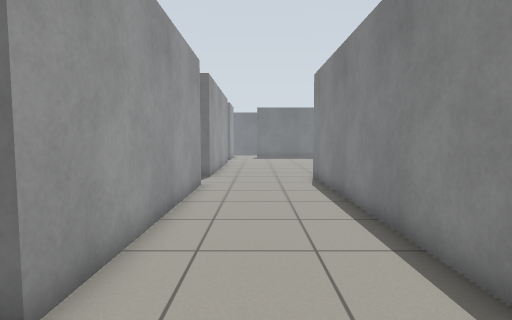
View 1 (above)

24 first-person views from a walk through a Gazebo world. The camera is 0.94 m above the floor, tilts 4° down and sees 80° across. The floor is counted in squares, 0.5 m on a side. Each view is taken from the middle of a square. On the plan, view 1 faces up. The plan holds only what a view shows up to about 16 squares ahead; the rest is blank. The place goes on beyond the plan.

View 2
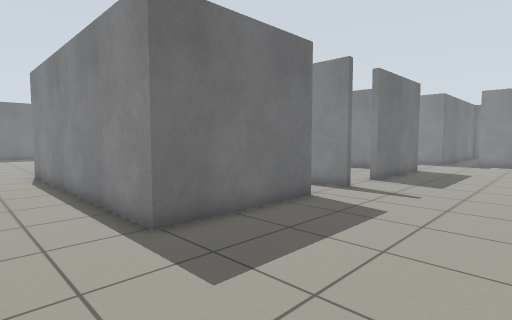

View 3
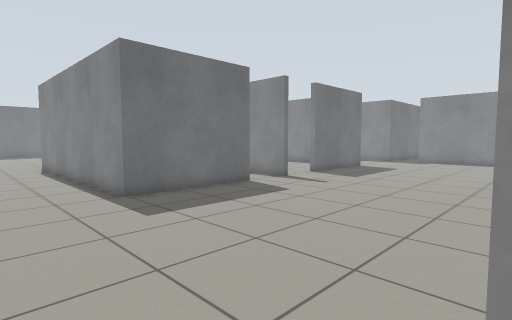

View 4
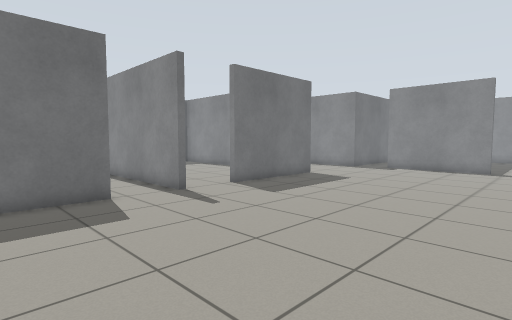

View 5
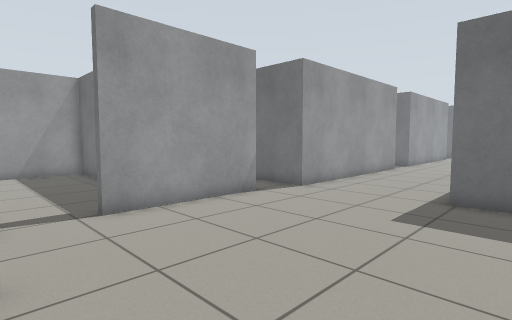

View 6
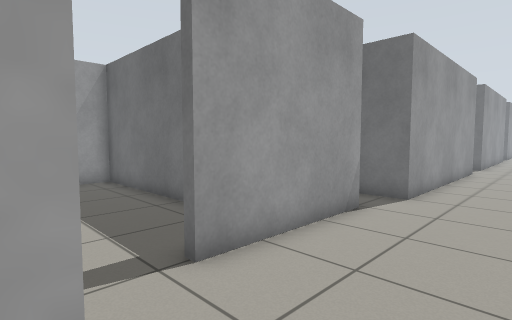

View 7
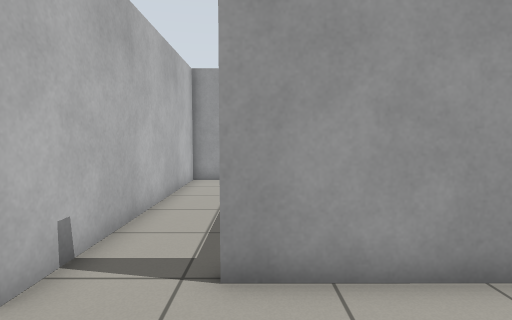

View 8
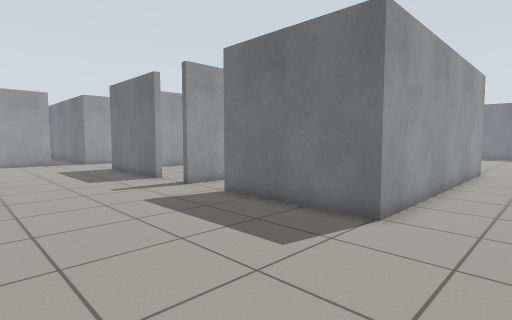

View 9
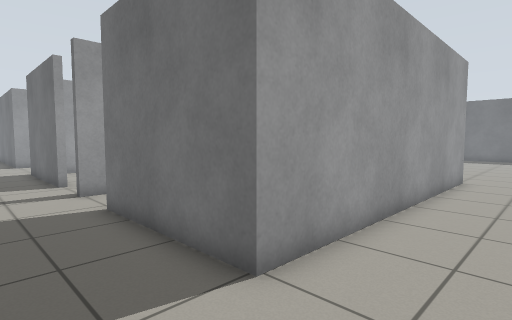

View 10
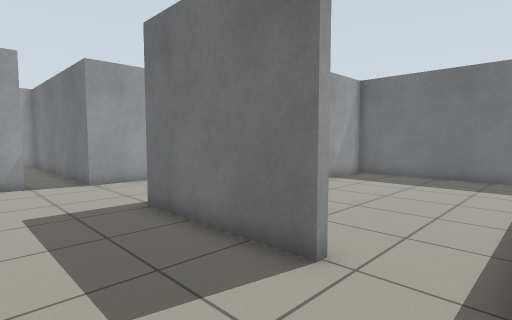

View 11
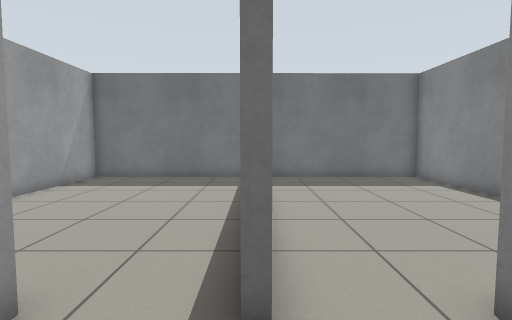

View 12
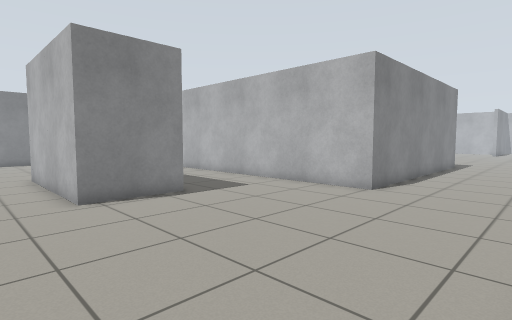

View 13
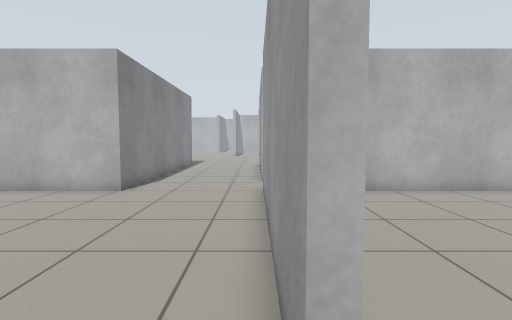

View 14
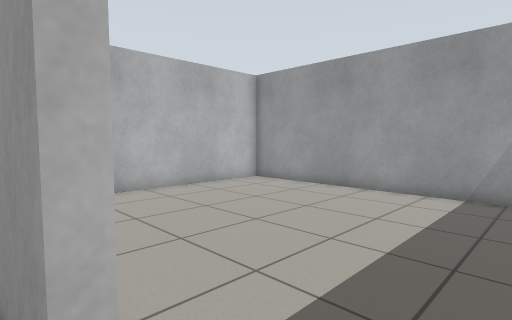

View 15
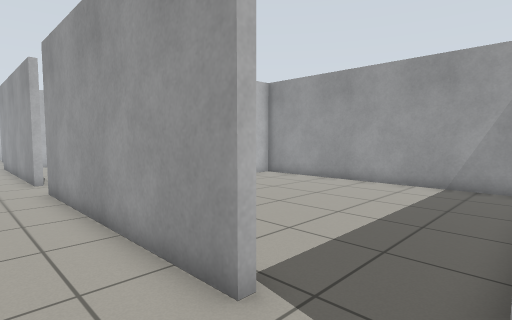

View 16
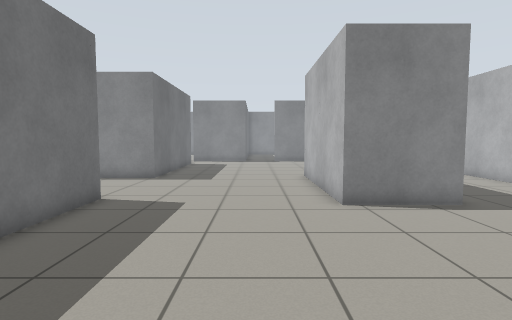

View 17
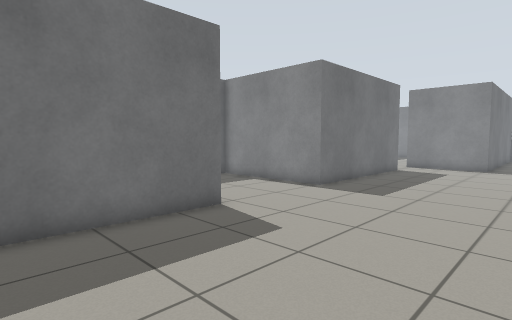

View 18
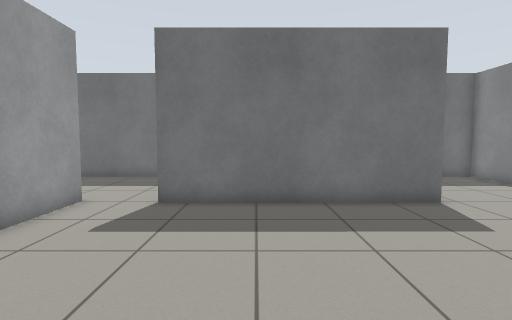

View 19
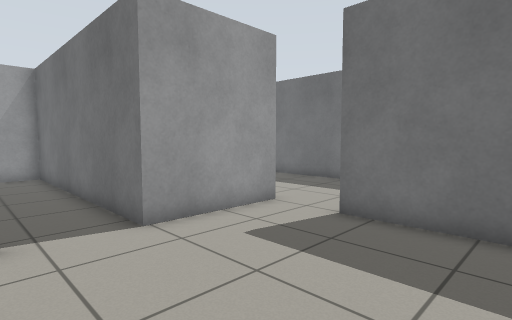

View 20
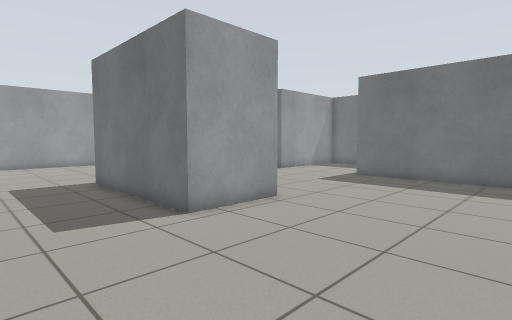

View 21
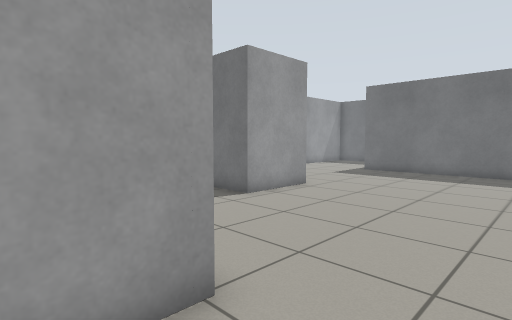

View 22
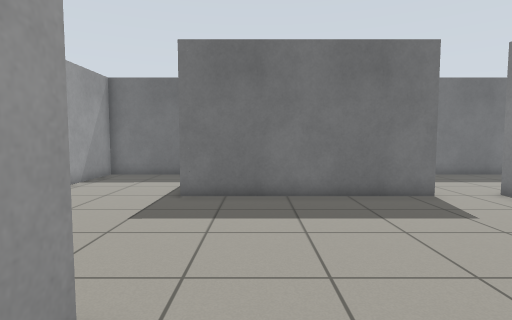

View 23
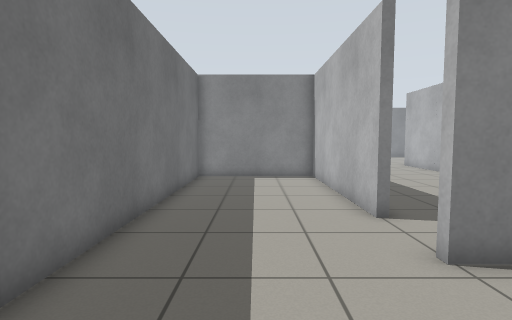

View 24
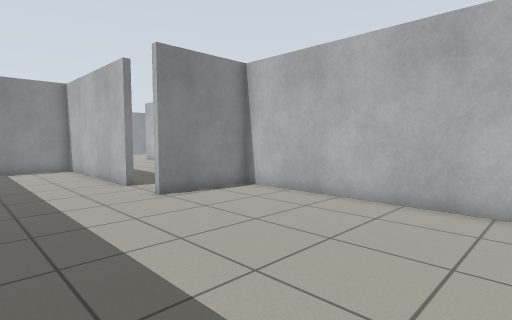

### Floor plan
Ten units are one square. View 1 is at (0, 0); x grows to the right and y downward. Boxes are objects, and circles mark ways between rooms. Rooms are numbered by the first view taken in them; rooms with no view inside come last. Other rooms are left out.
<svg viewBox="-134 -373 359 447">
<path fill="none" stroke="#000" d="M112 -29 109 -29M85 -33 85 -28 29 -28 28 -151M-28 -9 -28 45M-23 -124 -22 -28M191 -153 192 -29 136 -29 136 -33M-27 -244 -23 -244M-23 -268 -129 -268 -129 -151 -59 -151M75 -235 144 -235 144 -202 75 -202 75 -235M85 -308 1 -308M119 -152 149 -152M28 -151 100 -151M-23 -244 -23 -148M218 -309 135 -309 135 -368 84 -368 84 -333M-23 -311 -23 -268M-114 -271 -26 -271 -26 -311 -23 -311M-15 -368 -60 -368M104 -149 32 -148 32 -96M109 -29 109 -98M189 -97 189 -149 117 -149M112 -49 112 -29M1 -311 81 -311 81 -368 -15 -368M-69 22 -128 22 -128 69 -23 69M-28 45 -33 45"/>
<circle cx="210" cy="-150" r="3" fill="#2a7"/>
<circle cx="5" cy="-150" r="3" fill="#2a7"/>
<circle cx="95" cy="-30" r="3" fill="#2a7"/>
<circle cx="125" cy="-30" r="3" fill="#2a7"/>
<circle cx="-30" cy="55" r="3" fill="#2a7"/>
<circle cx="-25" cy="-255" r="3" fill="#2a7"/>
<circle cx="-5" cy="-310" r="3" fill="#2a7"/>
<circle cx="-25" cy="-340" r="3" fill="#2a7"/>
<text x="100" y="-10">1</text>
<text x="-80" y="-210">2</text>
<text x="100" y="-250">3</text>
<text x="-70" y="-320">4</text>
<text x="70" y="-90">5</text>
<text x="150" y="-90">6</text>
<text x="30" y="-340">7</text>
<text x="-80" y="50">8</text>
</svg>
Room 1 opens to room 3. Room 1 opens to room 5. Room 1 opens to room 6. Room 1 opens to room 8. Room 2 opens to room 3. Room 3 opens to room 7. Room 4 opens to room 7.

Where each view was taken, in squares from view 1:
view 1: 0 up, 0 right, facing up
view 2: 3 down, 0 right, facing up-right
view 3: 7 down, 1 left, facing up-right
view 4: 7 down, 5 right, facing up-right
view 5: 7 down, 5 right, facing up-left
view 6: 7 down, 1 right, facing up-left
view 7: 4 down, 1 right, facing left
view 8: 4 down, 22 right, facing up-left
view 9: 0 up, 22 right, facing up-left
view 10: 1 down, 11 right, facing up-left
view 11: 0 up, 11 right, facing up
view 12: 26 up, 2 left, facing down-right
view 13: 26 up, 2 left, facing down
view 14: 26 up, 2 left, facing down-left
view 15: 27 up, 0 right, facing down-left
view 16: 26 up, 1 left, facing right
view 17: 24 up, 3 right, facing up-right
view 18: 22 up, 3 right, facing up
view 19: 24 up, 4 right, facing up-left
view 20: 16 up, 21 right, facing up-left
view 21: 13 up, 22 right, facing up-left
view 22: 21 up, 16 right, facing up
view 23: 34 up, 7 left, facing right
view 24: 36 up, 12 left, facing down-right
